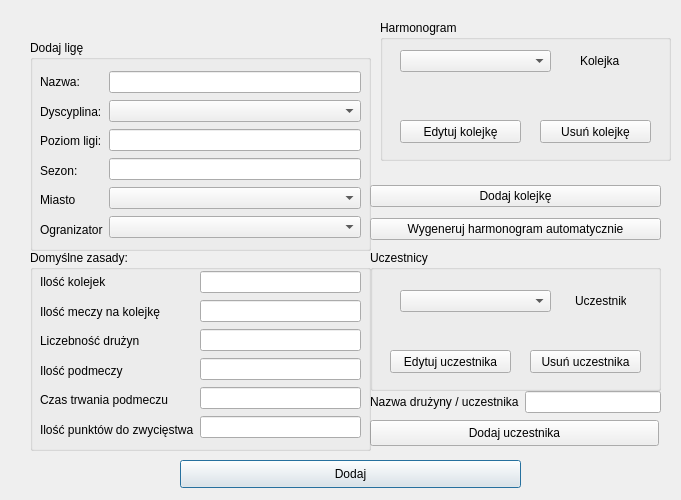
<?xml version="1.0" encoding="UTF-8"?>
<ui version="4.0">
 <class>liga_dodaj</class>
 <widget class="QDialog" name="liga_dodaj">
  <property name="geometry">
   <rect>
    <x>0</x>
    <y>0</y>
    <width>681</width>
    <height>500</height>
   </rect>
  </property>
  <property name="windowTitle">
   <string>Dialog</string>
  </property>
  <widget class="QPushButton" name="pushButton_5">
   <property name="geometry">
    <rect>
     <x>180</x>
     <y>460</y>
     <width>341</width>
     <height>28</height>
    </rect>
   </property>
   <property name="text">
    <string>Dodaj</string>
   </property>
  </widget>
  <widget class="QWidget" name="layoutWidget_4">
   <property name="geometry">
    <rect>
     <x>370</x>
     <y>390</y>
     <width>291</width>
     <height>24</height>
    </rect>
   </property>
   <layout class="QHBoxLayout" name="horizontalLayout_13">
    <item>
     <widget class="QLabel" name="label_47">
      <property name="text">
       <string>Nazwa drużyny / uczestnika</string>
      </property>
     </widget>
    </item>
    <item>
     <widget class="QLineEdit" name="lineEdit_29"/>
    </item>
   </layout>
  </widget>
  <widget class="QGroupBox" name="groupBox_12">
   <property name="geometry">
    <rect>
     <x>30</x>
     <y>40</y>
     <width>341</width>
     <height>211</height>
    </rect>
   </property>
   <property name="title">
    <string>Dodaj ligę</string>
   </property>
   <widget class="QWidget" name="layoutWidget_17">
    <property name="geometry">
     <rect>
      <x>10</x>
      <y>30</y>
      <width>321</width>
      <height>171</height>
     </rect>
    </property>
    <layout class="QHBoxLayout" name="horizontalLayout_11">
     <item>
      <layout class="QVBoxLayout" name="verticalLayout_20">
       <item>
        <widget class="QLabel" name="label_39">
         <property name="text">
          <string>Nazwa:</string>
         </property>
        </widget>
       </item>
       <item>
        <widget class="QLabel" name="label_40">
         <property name="text">
          <string>Dyscyplina:</string>
         </property>
        </widget>
       </item>
       <item>
        <widget class="QLabel" name="label_41">
         <property name="text">
          <string>Poziom ligi:</string>
         </property>
        </widget>
       </item>
       <item>
        <widget class="QLabel" name="label_42">
         <property name="text">
          <string>Sezon:</string>
         </property>
        </widget>
       </item>
       <item>
        <widget class="QLabel" name="label_43">
         <property name="text">
          <string>Miasto</string>
         </property>
        </widget>
       </item>
       <item>
        <widget class="QLabel" name="label_44">
         <property name="text">
          <string>Ogranizator</string>
         </property>
        </widget>
       </item>
      </layout>
     </item>
     <item>
      <layout class="QVBoxLayout" name="verticalLayout_21">
       <item>
        <widget class="QLineEdit" name="lineEdit_23"/>
       </item>
       <item>
        <widget class="QComboBox" name="comboBox_2"/>
       </item>
       <item>
        <widget class="QLineEdit" name="lineEdit_24"/>
       </item>
       <item>
        <widget class="QLineEdit" name="lineEdit_25"/>
       </item>
       <item>
        <widget class="QComboBox" name="comboBox_5"/>
       </item>
       <item>
        <widget class="QComboBox" name="comboBox_4"/>
       </item>
      </layout>
     </item>
    </layout>
   </widget>
  </widget>
  <widget class="QGroupBox" name="groupBox_15">
   <property name="geometry">
    <rect>
     <x>380</x>
     <y>20</y>
     <width>291</width>
     <height>141</height>
    </rect>
   </property>
   <property name="title">
    <string>Harmonogram</string>
   </property>
   <widget class="QComboBox" name="comboBox">
    <property name="geometry">
     <rect>
      <x>20</x>
      <y>30</y>
      <width>151</width>
      <height>22</height>
     </rect>
    </property>
   </widget>
   <widget class="QPushButton" name="pushButton">
    <property name="geometry">
     <rect>
      <x>20</x>
      <y>100</y>
      <width>121</width>
      <height>23</height>
     </rect>
    </property>
    <property name="text">
     <string>Edytuj kolejkę</string>
    </property>
   </widget>
   <widget class="QPushButton" name="pushButton_2">
    <property name="geometry">
     <rect>
      <x>160</x>
      <y>100</y>
      <width>111</width>
      <height>23</height>
     </rect>
    </property>
    <property name="text">
     <string>Usuń kolejkę</string>
    </property>
   </widget>
   <widget class="QLabel" name="label">
    <property name="geometry">
     <rect>
      <x>200</x>
      <y>30</y>
      <width>46</width>
      <height>21</height>
     </rect>
    </property>
    <property name="text">
     <string>Kolejka</string>
    </property>
   </widget>
  </widget>
  <widget class="QPushButton" name="pushButton_9">
   <property name="geometry">
    <rect>
     <x>370</x>
     <y>420</y>
     <width>289</width>
     <height>26</height>
    </rect>
   </property>
   <property name="text">
    <string>Dodaj uczestnika</string>
   </property>
  </widget>
  <widget class="QLabel" name="label_45">
   <property name="geometry">
    <rect>
     <x>120</x>
     <y>10</y>
     <width>191</width>
     <height>22</height>
    </rect>
   </property>
   <property name="text">
    <string/>
   </property>
  </widget>
  <widget class="QGroupBox" name="groupBox_16">
   <property name="geometry">
    <rect>
     <x>370</x>
     <y>250</y>
     <width>291</width>
     <height>141</height>
    </rect>
   </property>
   <property name="title">
    <string>Uczestnicy</string>
   </property>
   <widget class="QLabel" name="label_2">
    <property name="geometry">
     <rect>
      <x>205</x>
      <y>40</y>
      <width>51</width>
      <height>21</height>
     </rect>
    </property>
    <property name="text">
     <string>Uczestnik</string>
    </property>
   </widget>
   <widget class="QComboBox" name="comboBox_3">
    <property name="geometry">
     <rect>
      <x>30</x>
      <y>40</y>
      <width>151</width>
      <height>22</height>
     </rect>
    </property>
   </widget>
   <widget class="QPushButton" name="pushButton_3">
    <property name="geometry">
     <rect>
      <x>20</x>
      <y>100</y>
      <width>121</width>
      <height>23</height>
     </rect>
    </property>
    <property name="text">
     <string>Edytuj uczestnika</string>
    </property>
   </widget>
   <widget class="QPushButton" name="pushButton_4">
    <property name="geometry">
     <rect>
      <x>160</x>
      <y>100</y>
      <width>111</width>
      <height>23</height>
     </rect>
    </property>
    <property name="text">
     <string>Usuń uczestnika</string>
    </property>
   </widget>
  </widget>
  <widget class="QGroupBox" name="groupBox_8">
   <property name="geometry">
    <rect>
     <x>30</x>
     <y>250</y>
     <width>341</width>
     <height>201</height>
    </rect>
   </property>
   <property name="title">
    <string>Domyślne zasady:</string>
   </property>
   <widget class="QWidget" name="layoutWidget_3">
    <property name="geometry">
     <rect>
      <x>10</x>
      <y>20</y>
      <width>321</width>
      <height>171</height>
     </rect>
    </property>
    <layout class="QHBoxLayout" name="horizontalLayout_9">
     <item>
      <layout class="QVBoxLayout" name="verticalLayout_18">
       <item>
        <widget class="QLabel" name="label_32">
         <property name="text">
          <string>Ilość kolejek</string>
         </property>
        </widget>
       </item>
       <item>
        <widget class="QLabel" name="label_33">
         <property name="text">
          <string>Ilość meczy na kolejkę</string>
         </property>
        </widget>
       </item>
       <item>
        <widget class="QLabel" name="label_34">
         <property name="text">
          <string>Liczebność drużyn</string>
         </property>
        </widget>
       </item>
       <item>
        <widget class="QLabel" name="label_35">
         <property name="text">
          <string>Ilość podmeczy</string>
         </property>
        </widget>
       </item>
       <item>
        <widget class="QLabel" name="label_36">
         <property name="text">
          <string>Czas trwania podmeczu</string>
         </property>
        </widget>
       </item>
       <item>
        <widget class="QLabel" name="label_37">
         <property name="text">
          <string>Ilość punktów do zwycięstwa</string>
         </property>
        </widget>
       </item>
      </layout>
     </item>
     <item>
      <layout class="QVBoxLayout" name="verticalLayout_19">
       <item>
        <widget class="QLineEdit" name="lineEdit_16"/>
       </item>
       <item>
        <widget class="QLineEdit" name="lineEdit_17"/>
       </item>
       <item>
        <widget class="QLineEdit" name="lineEdit_18"/>
       </item>
       <item>
        <widget class="QLineEdit" name="lineEdit_19"/>
       </item>
       <item>
        <widget class="QLineEdit" name="lineEdit_20"/>
       </item>
       <item>
        <widget class="QLineEdit" name="lineEdit_21"/>
       </item>
      </layout>
     </item>
    </layout>
   </widget>
  </widget>
  <widget class="QWidget" name="layoutWidget_18">
   <property name="geometry">
    <rect>
     <x>370</x>
     <y>180</y>
     <width>291</width>
     <height>65</height>
    </rect>
   </property>
   <layout class="QVBoxLayout" name="verticalLayout_23">
    <item>
     <widget class="QPushButton" name="pushButton_10">
      <property name="text">
       <string>Dodaj kolejkę</string>
      </property>
     </widget>
    </item>
    <item>
     <widget class="QPushButton" name="pushButton_11">
      <property name="text">
       <string>Wygeneruj harmonogram automatycznie</string>
      </property>
     </widget>
    </item>
   </layout>
  </widget>
  <widget class="QLabel" name="label_3">
   <property name="geometry">
    <rect>
     <x>120</x>
     <y>20</y>
     <width>261</width>
     <height>31</height>
    </rect>
   </property>
   <property name="text">
    <string/>
   </property>
  </widget>
 </widget>
 <resources/>
 <connections/>
</ui>
